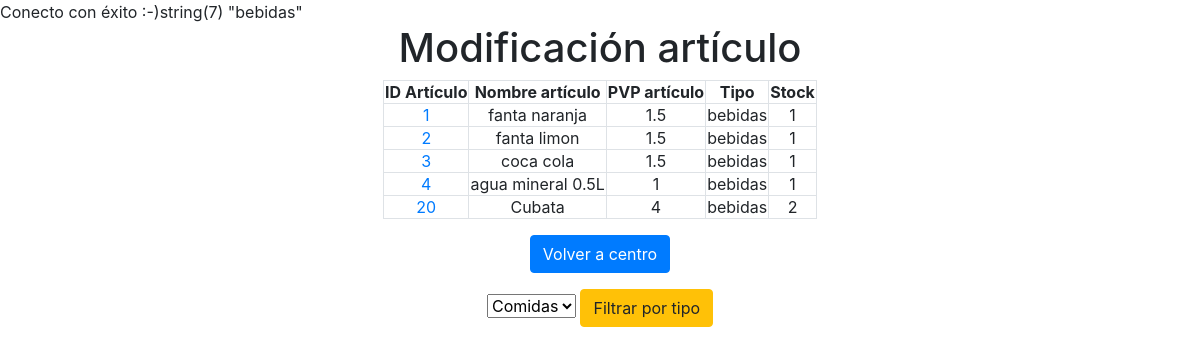
The app's page /filtrarpor.php?tipoart=bebidas with its own data.
### tables this page shows
CREATE TABLE `Articulos` (
  `idArticulos` int(11) NOT NULL AUTO_INCREMENT,
  `nombreart` varchar(45) NOT NULL,
  `pvpart` double NOT NULL,
  `tipoart` varchar(20) DEFAULT NULL,
  `stock` int(11) NOT NULL,
  PRIMARY KEY (`idArticulos`)
);

### filtrarpor.php (the view, shortened to what this page needs)
<?php
require_once "config.php";
$_tipoart = $_GET["tipoart"];
$sql = "SELECT * FROM Articulos WHERE tipoart='$_tipoart'";
$result = mysqli_query($link,$sql);
var_dump($_tipoart);
?>
<!DOCTYPE html>
<html lang="es">
<head>
  <link rel="stylesheet" href="/css/bootstrap.min.css">
  <link rel="stylesheet" href="/css/modificacionarticulos.css"
  <script src="https://ajax.googleapis.com/ajax/libs/jquery/3.4.0/jquery.min.js"></script>
</head>
<body>
<div class="container-fluid">
  <h1 class="text-center">Modificación artículo</h1>
  <div class="row">
    <div class="col-sm-12 text-center listadoart">
    <table class='table-stripped table-bordered text-center'>
    <tr><th>ID Artículo</th><th>Nombre artículo</th><th>PVP artículo</th><th>Tipo</th><th>Stock</th></tr>
    <?php
    if (mysqli_num_rows($result) > 0) {
        while($row = mysqli_fetch_assoc($result)) {
            echo "<tr><td><a href='ficha.php?idArticulo='".$row['idArticulos']."</a>" . $row["idArticulos"]. "</td><td>" . $row["nombreart"]. "</td><td>" . $row["pvpart"]. "</td><td>" . $row["tipoart"] . "</td><td>" . $row["stock"]."</td></tr>";
        }
    } else {
        echo "0 results";
    }
    ?>
    </table>
    <p class="opciones">
        <a href="centro.php"><button type="button" class="btn btn-primary">Volver a centro</button></a>
        <form action="<?php echo htmlspecialchars($_SERVER["PHP_SELF"]); ?>" method="get">
        <select name="tipoart">
            <option value="comidas">Comidas</option>
        </select>
        <a href=""><button type="submit" class="btn btn-warning">Filtrar por tipo</button></a>
    </p>
    </div>
  </div>
</div>
</body>
</html>

### css/modificacionarticulos.css (style rules this page uses)
table { margin-left: auto; margin-right: auto; }
.opciones { margin: 1em; }

### records on screen
articulos: idArticulos "1", nombreart "fanta naranja", pvpart "1.5", tipoart "bebidas", stock "1"
articulos: idArticulos "2", nombreart "fanta limon", pvpart "1.5", tipoart "bebidas", stock "1"
articulos: idArticulos "3", nombreart "coca cola", pvpart "1.5", tipoart "bebidas", stock "1"
articulos: idArticulos "4", nombreart "agua mineral 0.5L", pvpart "1", tipoart "bebidas", stock "1"
articulos: idArticulos "20", nombreart "Cubata", pvpart "4", tipoart "bebidas", stock "2"
